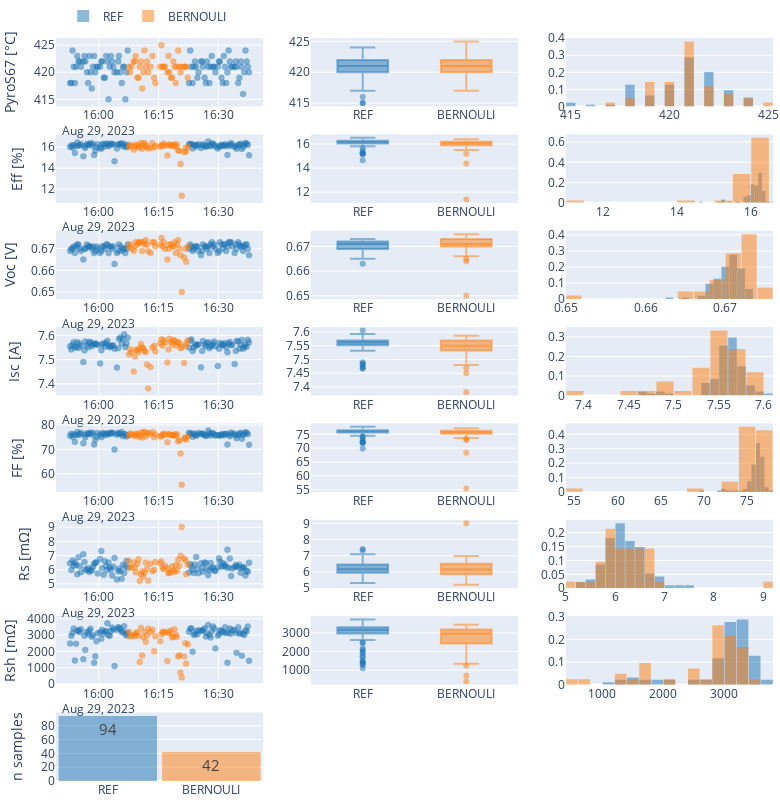

Notebook code for this chart:
### Markdown cell above
# REF Vs BERNOULI

### Code cell
df_RB = df_p4[(df_p4['cell_created'] < '2023-08-29 16:38:00')]
batch_names = ['REF', 'BERNOULI']
batch_colors = ['rgb(31, 119, 180)', 'rgb(255, 127, 14)', 'rgb(44, 160, 44)', 'rgb(214, 39, 40)', 'rgb(148, 103, 189)', 
                'rgb(140, 86, 75)', 'rgb(227, 119, 194)', 'rgb(127, 127, 127)', 'rgb(188, 189, 34)']
fig_height = 800
fig_width = 780

def eachRowPlot(date, rowName, n_row):
        # rowName
    fig.add_trace(go.Scatter(x = df_group[date], y = df_group[rowName], 
                                mode = "markers", marker_size = 6, name = batch_name,
                                marker_line_color = batch_color, showlegend = False,
                                marker_color = rgb_to_rgba(batch_color,0.5), 
                                marker_line_width=0.2), 
                                row=n_row, col=1)
    fig.add_trace(go.Box(y = df_group[rowName], name = batch_name,
                            marker_color = rgb_to_rgba(batch_color,0.5), showlegend = False), 
                            row=n_row, col=2) 
    fig.add_trace(go.Histogram(x = df_group[rowName], name = batch_name, histnorm='probability', nbinsx=20,
                            marker_color = rgb_to_rgba(batch_color,0.5), showlegend = False), 
                            row=n_row, col=3)

fig = make_subplots(rows=8, cols=3#, shared_xaxes=True #,vertical_spacing=0.01, horizontal_spacing= 0.01
                    ) # Set layout for multiple plots

for i in [*range(len(batch_names))]:
    batch_name = batch_names[i]
    batch_color = batch_colors[i]
    df_group = df_RB[df_RB['category'] == batch_name] 
    
    # Pyrometer
    eachRowPlot(date = "cell_created", rowName = 'Pyro_S6S7', n_row = 1)
    
    # Eff
    eachRowPlot(date = "cell_created", rowName = 'Eff', n_row = 2)
    
    # Voc
    eachRowPlot(date = "cell_created", rowName = 'Voc', n_row = 3)
    
    # Isc
    eachRowPlot(date = "cell_created", rowName = 'Isc', n_row = 4)

    # FF
    eachRowPlot(date = "cell_created", rowName = 'FF', n_row = 5)

    # Rs
    eachRowPlot(date = "cell_created", rowName = 'Rs', n_row = 6)

    # Rsh
    eachRowPlot(date = "cell_created", rowName = 'Rsh', n_row = 7)

    fig.add_trace(go.Histogram(x = df_group['category'], 
                                   marker_color = rgb_to_rgba(batch_color,0.5), 
                                   name = batch_name, 
                                   texttemplate= '%{y}', textfont_size=15
                                   ), row=8, col=1)

  
fig.update_layout(height=fig_height, width=fig_width, 
                    margin = dict(l=2, r=2, t=15, b=2),
                    legend=dict(orientation="h", yanchor="bottom", y=1.01, xanchor="left", x=0.01),
                    yaxis = dict(title="PyroS67 [°C]"),
                    yaxis4 = dict(title="Eff [%]"),
                    yaxis7 = dict(title="Voc [V]"),
                    yaxis10 = dict(title="Isc [A]"),
                    yaxis13 = dict(title="FF [%]"),
                    yaxis16 = dict(title="Rs [mΩ]"),
                    yaxis19 = dict(title="Rsh [mΩ]"),
                    yaxis22 = dict(title="n samples"),
                    barmode='overlay', bargap = 0.05
                    )
fig.show()
